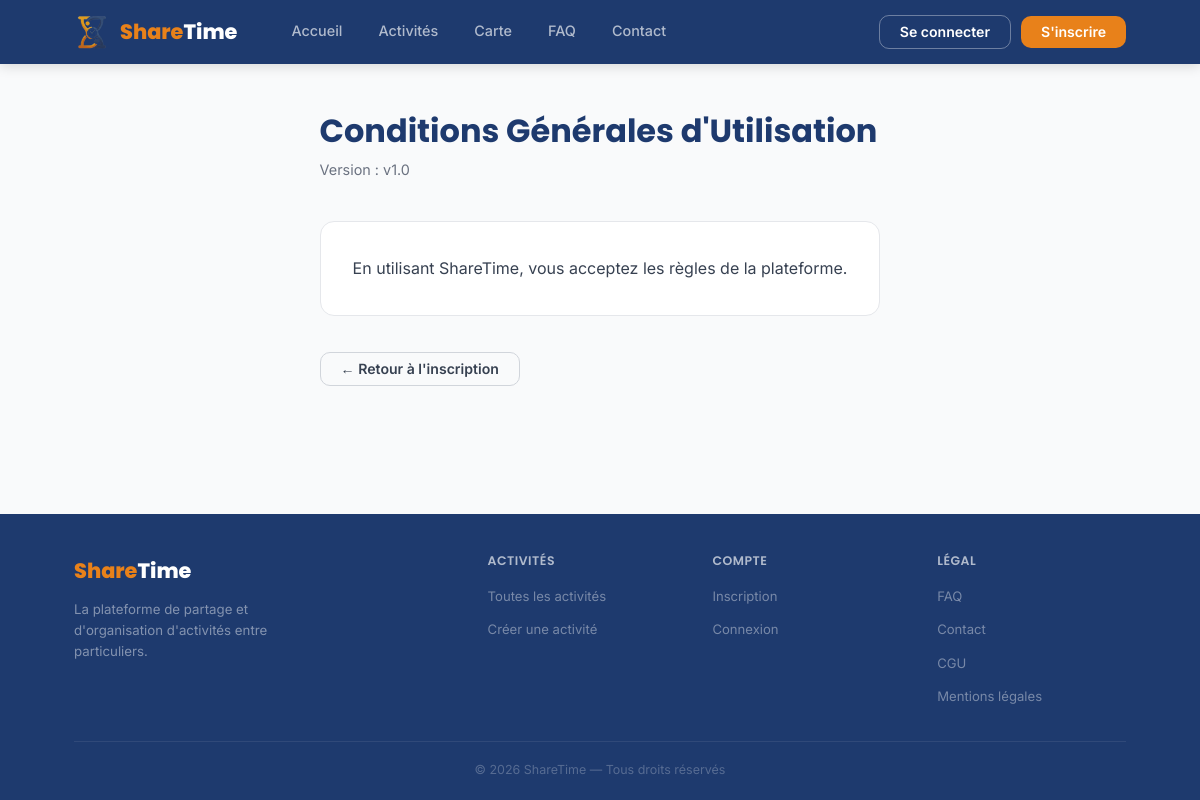
/public/?page=cgu, run on the app's committed database.
### tables this page shows
CREATE TABLE `cgu` (
  `idcgu` int(11) NOT NULL,
  `contenu` text NOT NULL,
  `version` varchar(20) DEFAULT NULL,
  `created_at` datetime DEFAULT current_timestamp()
);

### public/pages/cgu.php (the view, shortened to what this page needs)
<?php
$cgu_row = $pdo->query("SELECT contenu, version FROM cgu ORDER BY idcgu DESC LIMIT 1")->fetch();
$cgu_contenu = $cgu_row['contenu'] ?? '';
$cgu_version = $cgu_row['version'] ?? 'v1.0';
?>
<main class="container" style="padding:48px 0; max-width:800px; margin:auto;">
    <h1 style="color:var(--navy); margin-bottom:8px;">Conditions Générales d'Utilisation</h1>
    <p style="color:var(--gray-500); margin-bottom:40px; font-size:0.9rem;">
        Version : <?= htmlspecialchars($cgu_version)  ?>
    </p>
    <?php if ($cgu_contenu):  ?>
        <div style="background:white; border:1.5px solid var(--gray-200); border-radius:var(--radius-lg); padding:32px; line-height:1.8; color:var(--gray-700);">
            <?= nl2br(htmlspecialchars($cgu_contenu))  ?>
        </div>
    <?php endif;  ?>
    <p style="margin-top:36px;">
        <a href="/sharetime/public/?page=inscription" class="btn btn-outline-navy">
            ← Retour à l'inscription
        </a>
    </p>
</main>

### public/css/style.css (style rules this page uses)
:root { --orange: #E8811A; --orange-light: #F9A54A; --orange-pale: #FEF3E2; --navy: #1E3A6E; --navy-light: #2D5494; --navy-pale: #EBF0F8; --white: #FFFFFF; --gray-50: #F9FAFB; --gray-100: #F3F4F6; --gray-200: #E5E7EB; --gray-300: #D1D5DB; --gray-400: #9CA3AF; --gray-500: #6B7280; --gray-600: #4B5563; --gray-700: #374151; --gray-900: #111827; --shadow-sm: 0 1px 3px rgba(0,0,0,0.08); --shadow-md: 0 4px 16px rgba(0,0,0,0.10); --shadow-lg: 0 8px 32px rgba(30,58,110,0.12); --radius-sm: 6px; --radius-md: 10px; --radius-lg: 14px; --radius-xl: 20px; }
*, *::before, *::after { box-sizing: border-box; margin: 0; padding: 0; }
html { scroll-behavior: smooth; }
body { font-family: 'Inter', sans-serif; font-size: 16px; color: var(--gray-900); background: var(--gray-50); line-height: 1.6; }
a { text-decoration: none; color: inherit; }
h1, h2, h3, h4 { font-family: 'Poppins', sans-serif; line-height: 1.2; }
.container { max-width: 1100px; margin: 0 auto; padding: 0 24px; }
.btn { display: inline-flex; align-items: center; gap: 6px; padding: 9px 20px; border-radius: var(--radius-md); font-size: 0.88rem; font-weight: 600; font-family: 'Inter', sans-serif; border: none; cursor: pointer; transition: background 0.15s, transform 0.1s, box-shadow 0.15s; text-decoration: none; line-height: 1; }
.btn-outline-navy { background: transparent; border: 1.5px solid var(--gray-300); color: var(--gray-700); }

### app/views/header.php (style rules this page uses)
html, body { height: 100%; margin: 0; }
body { display: flex; flex-direction: column; min-height: 100vh; }
main { flex: 1; }

### data on the page
cgu: version "v1.0", contenu "En utilisant ShareTime, vous acceptez les règles de la plateforme."
